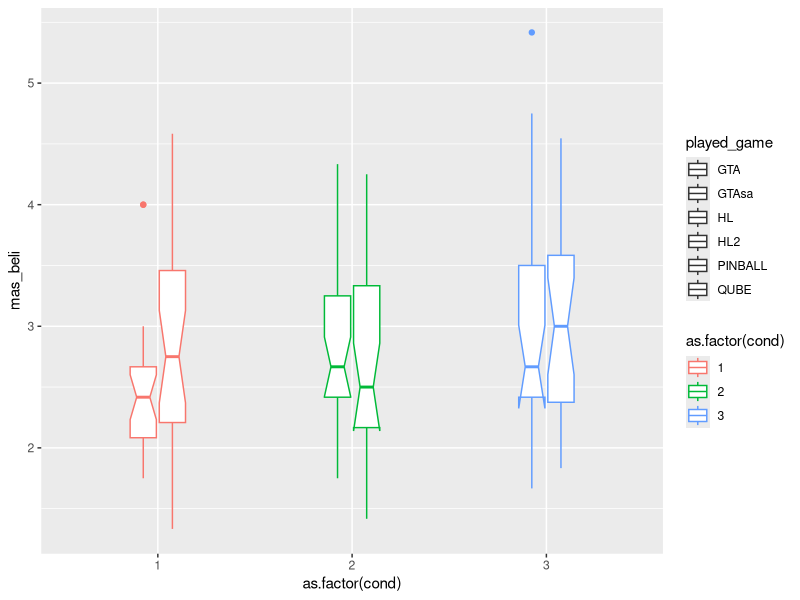
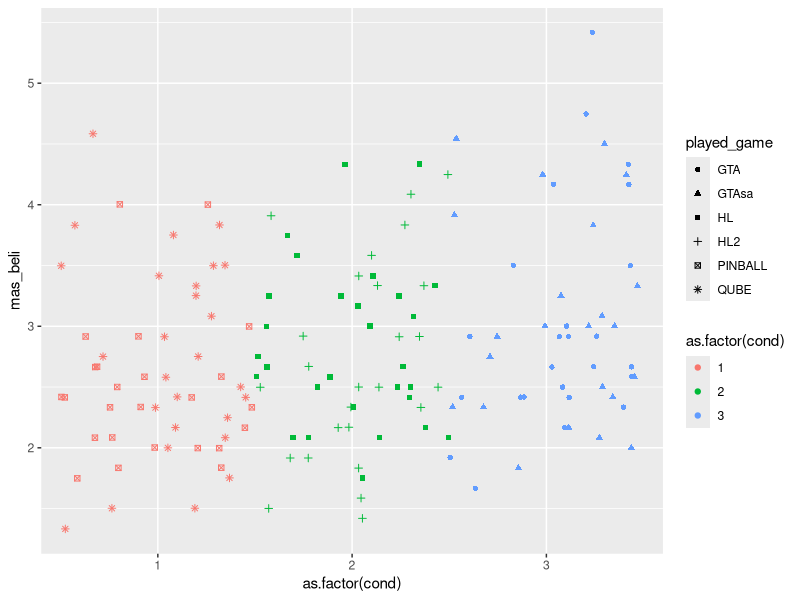
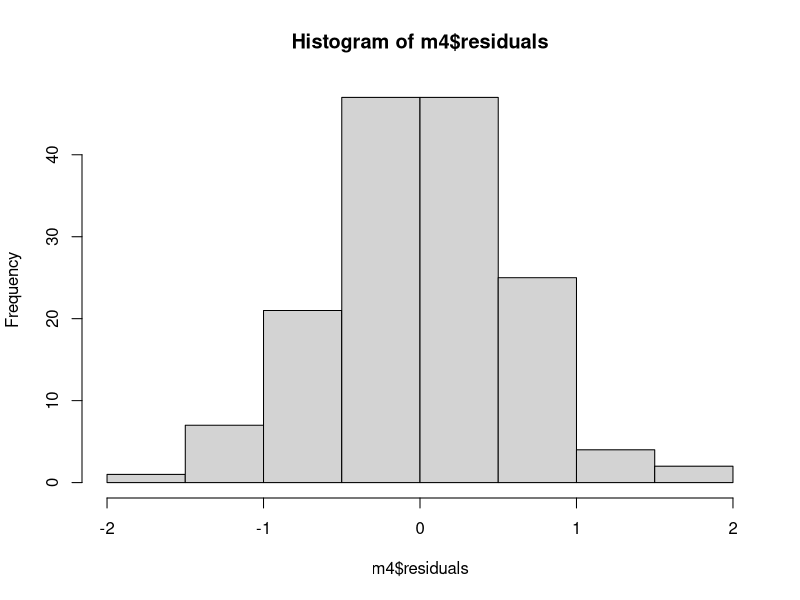
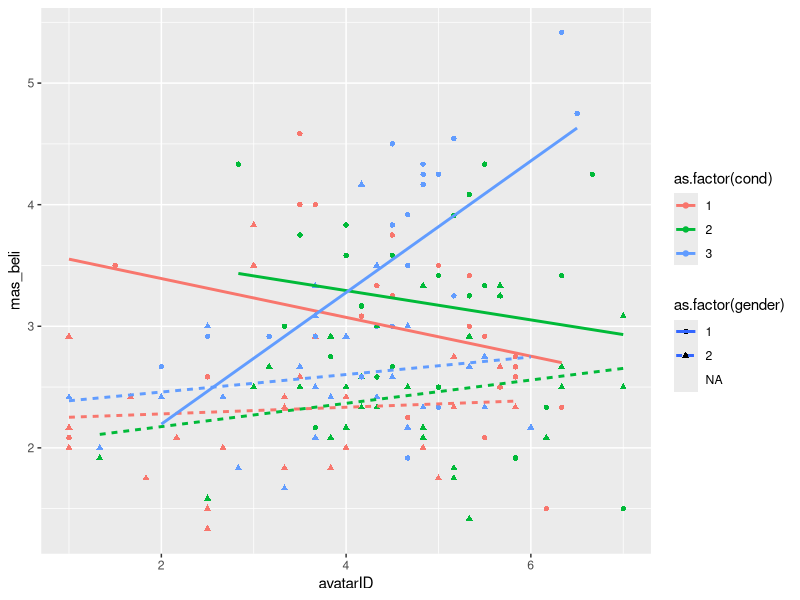
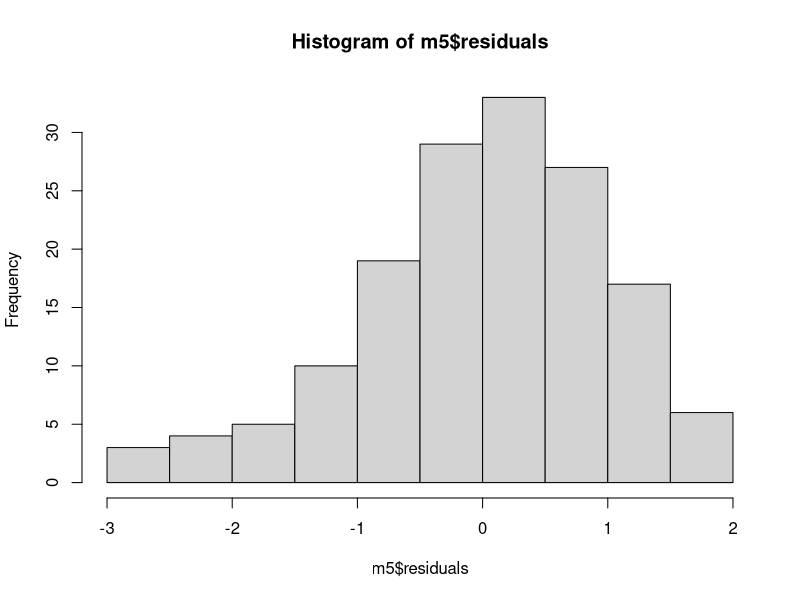
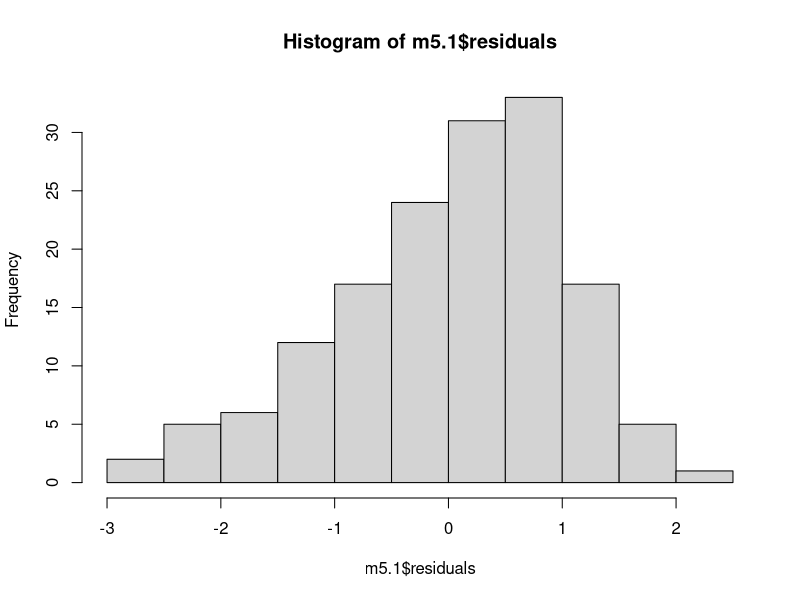
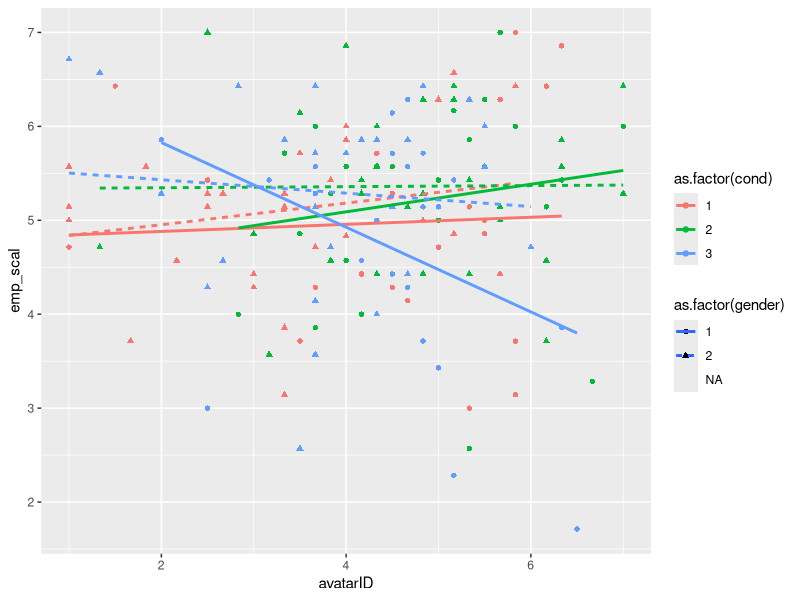
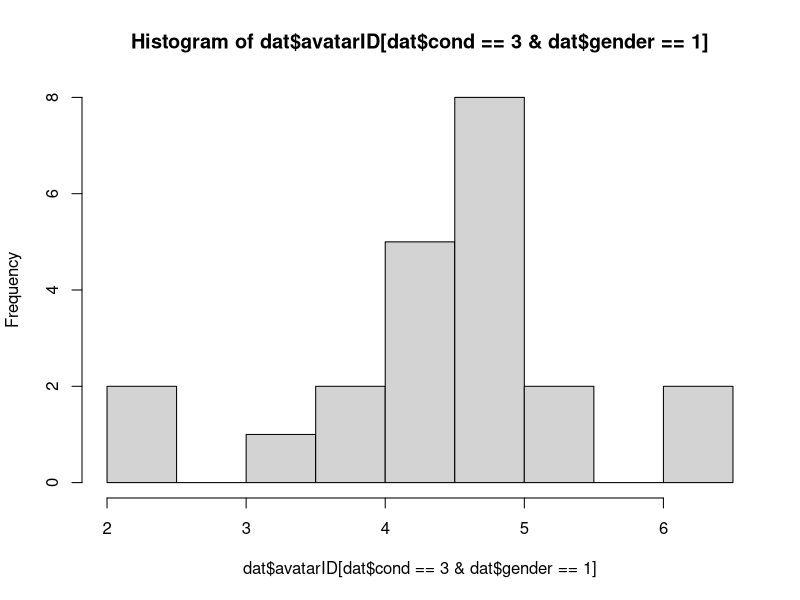

Write R code to recreate these figures, in order. (Note: this script raises an error after producing the figures.)
# re-analysis of Gabbiadini et al. 2016
library(psych)
library(dplyr)
library(magrittr)
library(ggplot2)
library(lavaan)
library(car)

dat = read.csv("data_set_PLOS.csv")
table(dat$played_game, dat$condition, useNA = 'always')
table(dat$played_game, dat$cond, useNA = 'always')

# Experimental assignment
dat %>% 
  select(played_game:cond) %>% 
  distinct

# Avatar identification
dat %>% 
  select(avatar_id_embodied_presence1:avatar_id_char_empathy4) %>% 
  glimpse

# Masculine beliefs
dat %>% 
  select(MRNI1_aggr:MRNI15_restremotionality) %>% 
  glimpse

# Do these really belong together -- "demonstrate physical prowess" v 
# "use any means to 'convince' a girl to have sex"
dat %>% 
  select(MRNI1_aggr:MRNI15_restremotionality) %>% 
  psych::alpha()
# I guess so.  

# Empathy for victim?
dat %>% 
  select(Empathy_comprensione:Empathy_disinteresseR) %>% 
  glimpse

# Game rating. Was there a Game_rating_involvement1?
dat %>% 
  select(game_rating_involvement2_eccitante:game_rating_involvement3_coinvolgente) %>% 
  glimpse


# Analysis ---
# Effects of game on empathy towards women -- zilch ----
# I'm guessing "emp_scal" is their outcome -- empathy towards female violence victim
dat %>% 
  select(Empathy_comprensione:Empathy_disinteresse) %>% 
  psych::alpha(check.keys = T)

dat %>% 
  select(Empathy_comprensione:Empathy_disinteresse, emp_scal) %>% 
  cor(use = "pairwise") %>% 
  round(3)

m1 = aov(emp_scal ~ as.factor(condition), data = dat)
summary(m1)
TukeyHSD(m1) 

m1.1 = lm(emp_scal ~ cond, data = dat)
summary(m1.1)

tapply(dat$emp_scal, dat$cond, mean, na.rm = T)

# Moderated by gender?
m1.2 = lm(emp_scal ~ condition * as.factor(gender), data = dat)
summary(m1.2)
Anova(m1.2, type = 3) # No

# Get means by gender
tapply(dat$emp_scal, INDEX = list(dat$condition, dat$gender), FUN = mean, na.rm = T)
aov(emp_scal ~ condition, data = dat[dat$gender == 1,]) %>% TukeyHSD()
# No differences even among men

# Effects of game on masculine beliefs ----
# ANOVA
m2 = aov(mas_beli ~ condition, data = dat)
summary(m2)
TukeyHSD(m2) # GTA differs from nonviolent, p = .03

# Linear contrast
m2.1 = lm(mas_beli ~ cond, data = dat)
summary(m2.1)

ggplot(dat, aes(x = as.factor(cond), y = mas_beli, 
                col = as.factor(cond), shape = played_game)) +
  geom_boxplot(width = .3, notch = T)

ggplot(dat, aes(x = as.factor(cond), y = mas_beli, 
                col = as.factor(cond), shape = played_game)) +
  geom_point(position = position_jitter(width = .5))

# Identification with game character ----
# Greatest identification in half-life
m3 = aov(avatarID ~ condition, data = dat)
summary(m3)
TukeyHSD(m3) # HL is greater than GTA, greater than Qube/pinball

# Our predicted 3-way interaction between game, gender, and identification ---
m4 = lm(mas_beli ~ condition*as.factor(gender)*avatarID, data = dat)
summary(m4)
hist(m4$residuals)

ggplot(dat, aes(x = avatarID, y = mas_beli, col = as.factor(cond), 
                lty = as.factor(gender), shape = as.factor(gender))) +
  geom_point() + 
  geom_smooth(method = "lm", se = F)

# Does that 3-way interaction generalize to the primary outcome? ---
m5 = lm(emp_scal ~ as.factor(cond)*as.factor(gender)*avatarID, data = dat)
summary(m5) # No it does not
hist(m5$residuals)
Anova(m5, type = 3)

# Ordinal code?
m5.1 = lm(emp_scal ~ cond*as.factor(gender)*avatarID, data = dat)
summary(m5.1) # Still the answer is no
hist(m5.1$residuals)
Anova(m5.1, type = 3)

ggplot(dat, aes(x = avatarID, y = emp_scal, col = as.factor(cond), 
                lty = as.factor(gender), shape = as.factor(gender))) +
  geom_point() + 
  geom_smooth(method = 'lm', se = F)

# Kinda? But not significantly so.

# So just how many highly-identified violent male gamers are there?
hist(dat$avatarID[dat$cond == 3 & dat$gender == 1], breaks = 7)
sum(dat$avatarID[dat$cond == 3 & dat$gender == 1] > 4) # about 17
length(dat$avatarID[dat$cond == 3 & dat$gender == 1]) # out of 22

ggplot(dat, aes(x = mas_beli, y = emp_scal, col = as.factor(gender))) +
  geom_point() +
  geom_smooth(method = "lm")

# Were these two factors correlated in the control group? Yeah
dat %>% 
  filter(cond == 1) %>% 
  select(gender, mas_beli, emp_scal) %>% 
  cor(use = 'pairwise') %>% 
  round(3)

dat %>% 
  filter(cond == 1) %>% 
  ggplot(aes(x = mas_beli, y = emp_scal, col = as.factor(gender))) +
  geom_point() + 
  geom_smooth(method = "lm")

# Not sure if I'm contrast-coding this correctly
model.check = lm(emp_scal ~ mas_beli * C(as.factor(gender), "contr.treatment"), data = dat, subset = cond == 1)
summary(model.check)

# SEM ----
modelSEM = {
  "emp_scal ~ mas_beli
  mas_beli ~ cond101 + gend_con + avatad_IDcent +
              gender_codxcond101 + avatad_IDcentxgendercod + avatad_IDcentxcond101 +
              avatad_IDcentxgendercodxcond101"
}

model.sem = sem(modelSEM, data = dat)
summary(model.sem)

# How many have avatar_id > 4.29?
dat %>% 
  filter(condition == "GTA", gender == 1) %>% 
  select(avatarID)

dat %>% 
  filter(condition == "GTA", gender == 1) %>% 
  with(., hist(avatarID))

dat %>% 
  filter(condition == "GTA", gender == 1) %>% 
  with(., hist(avatarID, breaks = c(2, 3, 4, 4.2583, 5, 6, 7), freq = T))
abline(v = 4.2583, col = "red", lwd = 2)

dat %>% 
  filter(condition == "GTA", gender == 1) %>% 
  with(., table(avatarID > 4.2583))
  
# Why are avatar_id and avatarID different?
with(dat, plot(avatarID, avatar_id))

# avatarID seems to be the one used in the process model
with(dat, plot(avatarID, avatad_IDcent))

# Why do avatarID and avatar_id differ?
# AvatarID is just the "embodied presence" subscale of the identification measure
dat %>% 
  select(avatar_id_embodied_presence1:avatar_id_embodied_presence6) %>% 
  apply(1, FUN = mean) %T>% 
  plot(x = ., y = dat$avatarID, 
       main = "avatarID is embodied presence subscale",
       xlab = "subscale mean") %>%
  plot(x = ., y = dat$avatar_id,
       main = "avatar_id is not embodied presence subscale",
       xlab = "subscale mean") 

dat %>% 
  select(avatar_id_embodied_presence1:avatar_id_char_empathy4) %>% 
  apply(1, FUN = mean) %T>% 
  plot(x = ., y = dat$avatarID, 
       main = "avatarID is not total measure mean",
       xlab = "Total measure mean") %>% 
  plot(x = ., y = dat$avatar_id, 
       main = "avatar_id is the total measure mean",
       xlab = "Total measure mean")  
